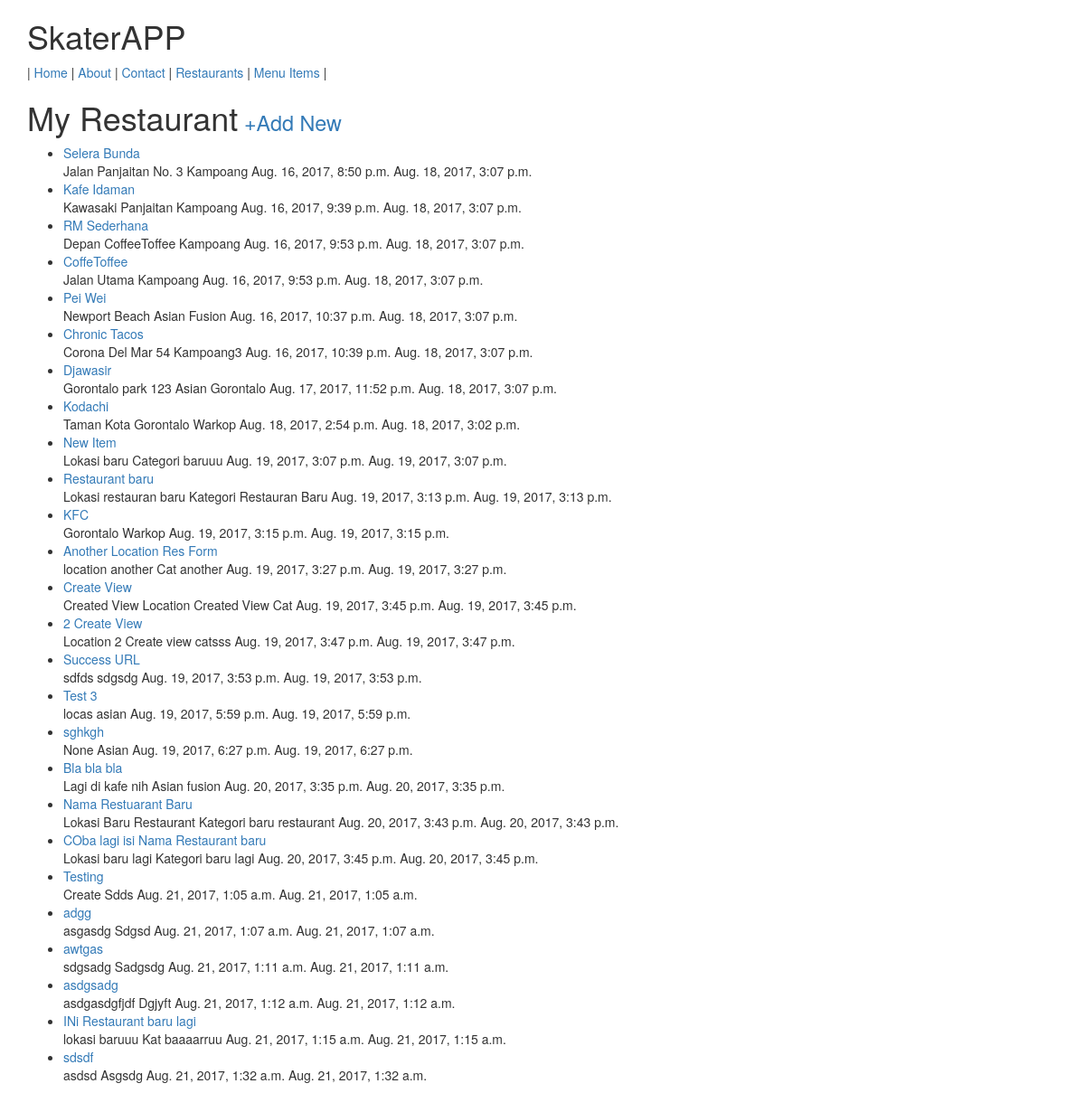
/restaurants/ (signed in), run on an earlier commit of the app's database.
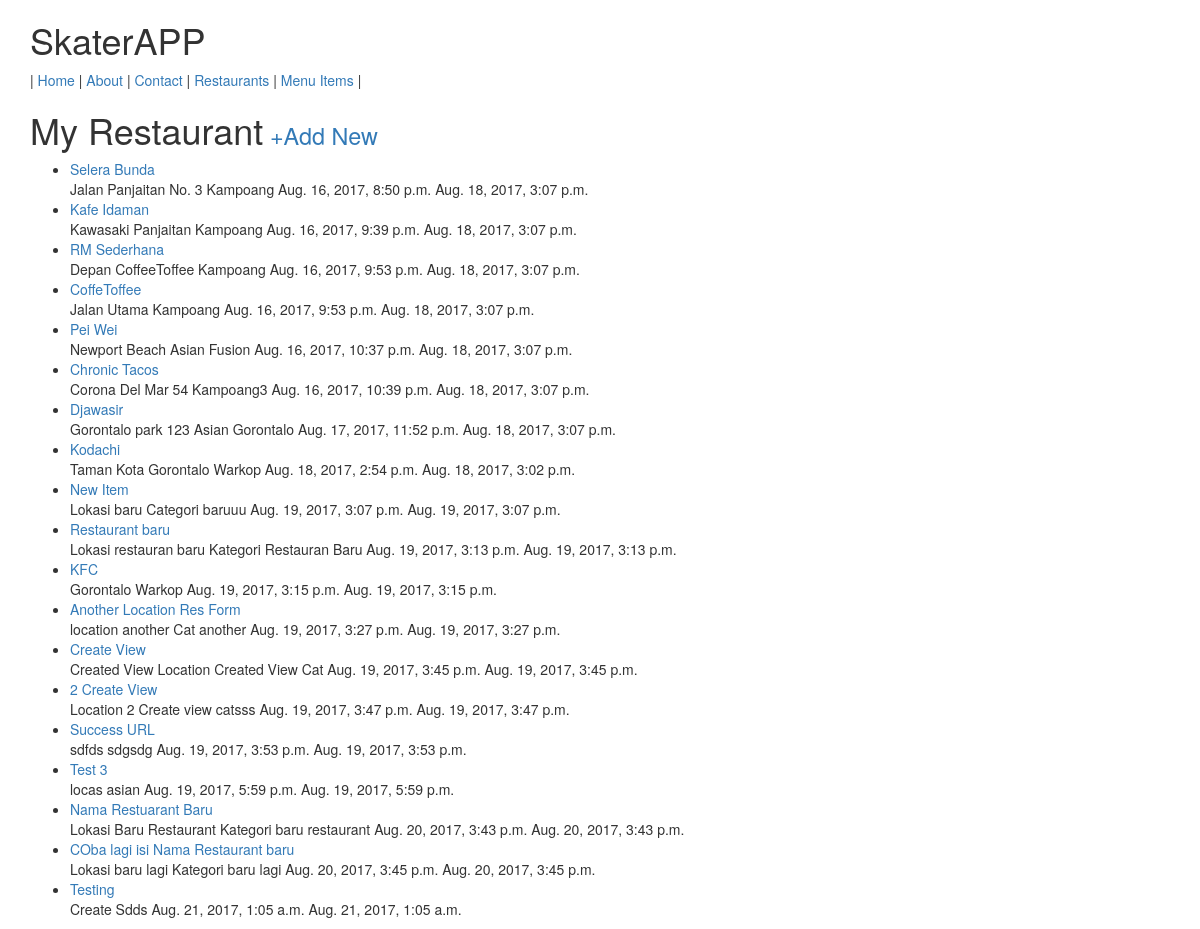
And on a later commit of the database.
### restaurants/models.py (models this page shows, shortened)
class RestaurantLocation(models.Model) :
    owner           = models.ForeignKey(User)  # django models unleashed joincfe
    name            = models.CharField(max_length = 120)
    location        = models.CharField(max_length = 120, null = True, blank = True)
    category        = models.CharField(max_length = 120, null = True, blank = True, validators=[validate_category])
    timestamp       = models.DateTimeField(auto_now_add = True)
    updated         = models.DateTimeField(auto_now=True)
    slug            = models.SlugField(unique=True, null=True, blank=True)
    objects = RestaurantLocationManager() # add Model.objects.all()
    def get_absolute_url(self):
        return reverse('restaurants:detail', kwargs={'slug': self.slug})

### restaurants/views.py (the view)
class RestaurantListView(LoginRequiredMixin, ListView) :
    def get_queryset(self):
        return RestaurantLocation.objects.filter(owner=self.request.user)

### restaurants/models.py (called while the page is built)
    def get_queryset(self):
        return RestaurantLocationQuerySet(self.model, using=self._db)

### restaurants/templates/restaurants/restaurantlocation_list.html (shortened to what this page needs)
{% extends 'base.html' %}
{%  block content %}
    <h1>My Restaurant<small><a href="{% url 'restaurants:create' %}"> +Add New</a> </small></h1>
    <ul>
        {% for obj in object_list %}
            <li><a href="{{ obj.get_absolute_url }}">{{ obj.name }}</a><br/>
            {{ obj.location }} {{ obj.category }} {{ obj.timestamp }}  {{ obj.updated }}
            </li>
            {% empty %}
                <li><a href="{% url 'restaurants:create' %}" >Add One</a></li>
        {% endfor %}
    </ul>
{% endblock content %}

### restaurants/templates/base.html (shortened to what this page needs)
<!DOCTYPE html>
<html lang="en">
<head>
    {% include 'snippets/css.html' %}
</head>
<body>
<div class="container">
    {% include 'snippets/nav.html' %}
    {% block content  %} {% endblock content %}
</div>
</body>
</html>

### restaurants/templates/snippets/nav.html
<h1> SkaterAPP </h1>
<p>
    |
    <a href = '{% url "home" %}'>Home</a> |
    <a href = '{% url "about"%}'>About</a> |
    <a href = '{% url "contact" %}'>Contact</a> |
    {% if request.user.is_authenticated %}
        <a href = '{% url "restaurants:list" %}'>Restaurants</a> |
        <a href = '{% url "menus:list" %}'>Menu Items</a> |
    {% endif %}
</p>

What changed in the data, as far as the page shows it:
removed RestaurantLocation: name "sghkgh", location "None", category "Asian", timestamp "Aug. 19, 2017, 6:27 p.m.", updated "Aug. 19, 2017, 6:27 p.m."
removed RestaurantLocation: name "Bla bla bla", location "Lagi di kafe nih", category "Asian fusion", timestamp "Aug. 20, 2017, 3:35 p.m.", updated "Aug. 20, 2017, 3:35 p.m."
removed RestaurantLocation: name "adgg", location "asgasdg", category "Sdgsd", timestamp "Aug. 21, 2017, 1:07 a.m.", updated "Aug. 21, 2017, 1:07 a.m."
removed RestaurantLocation: name "awtgas", location "sdgsadg", category "Sadgsdg", timestamp "Aug. 21, 2017, 1:11 a.m.", updated "Aug. 21, 2017, 1:11 a.m."
removed RestaurantLocation: name "asdgsadg", location "asdgasdgfjdf", category "Dgjyft", timestamp "Aug. 21, 2017, 1:12 a.m.", updated "Aug. 21, 2017, 1:12 a.m."
removed RestaurantLocation: name "INi Restaurant baru lagi", location "lokasi baruuu", category "Kat baaaarruu", timestamp "Aug. 21, 2017, 1:15 a.m.", updated "Aug. 21, 2017, 1:15 a.m."
removed RestaurantLocation: name "sdsdf", location "asdsd", category "Asgsdg", timestamp "Aug. 21, 2017, 1:32 a.m.", updated "Aug. 21, 2017, 1:32 a.m."
